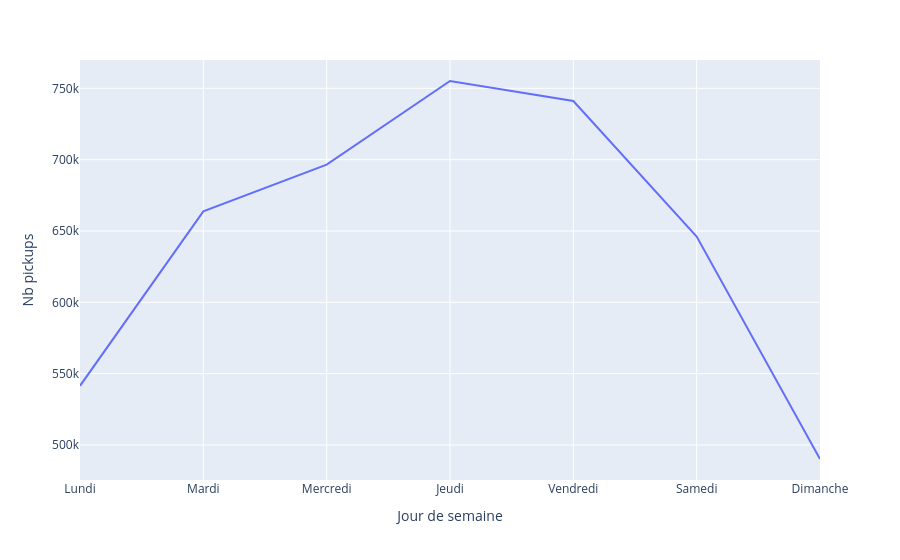

The notebook cell saved with this chart:
### Code cell
fig = px.line(
    data_frame=df_by_dow,
    x='dow', y='datetime',
    labels={'dow':'Jour de semaine','datetime':'Nb pickups'})
fig.update_xaxes(
    tickmode='array',
    tickvals= list(dow_map.keys()),
    ticktext= list(dow_map.values()),
)
fig.show()
fig.write_image("exports/pickups_par_dow.png", scale=2)

### Figure 1 — Plotly figure (JSON) as saved in the notebook; plotly's stock layout.template omitted (floating-point values rounded to 4 significant figures)
{"data": [{"hovertemplate": "Jour de semaine=%{x}<br>Nb pickups=%{y}<extra></extra>", "legendgroup": "", "line": {"color": "#636efa", "dash": "solid"}, "marker": {"symbol": "circle"}, "mode": "lines", "name": "", "orientation": "v", "showlegend": false, "type": "scatter", "x": [1, 2, 3, 4, 5, 6, 7], "xaxis": "x", "y": [541472, 663789, 696488, 755145, 741139, 646114, 490180], "yaxis": "y"}], "layout": {"legend": {"tracegroupgap": 0}, "margin": {"t": 60}, "xaxis": {"anchor": "y", "domain": [0, 1], "tickmode": "array", "ticktext": ["Lundi", "Mardi", "Mercredi", "Jeudi", "Vendredi", "Samedi", "Dimanche"], "tickvals": [1, 2, 3, 4, 5, 6, 7], "title": {"text": "Jour de semaine"}}, "yaxis": {"anchor": "x", "domain": [0, 1], "title": {"text": "Nb pickups"}}}}
